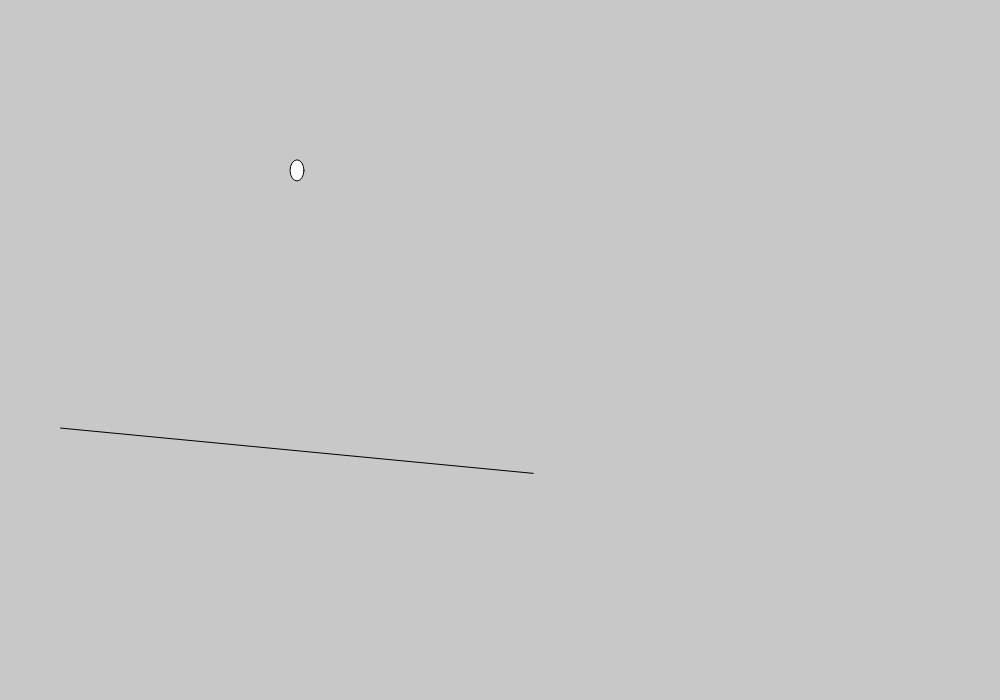
Frame 1 (no input)
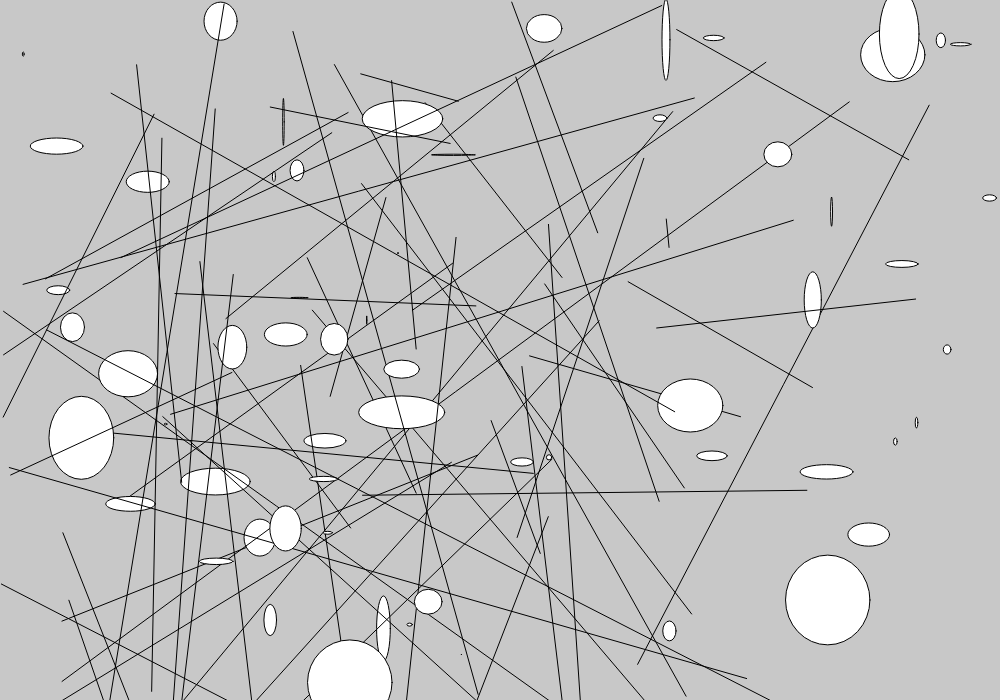
Frame 60 (no input)
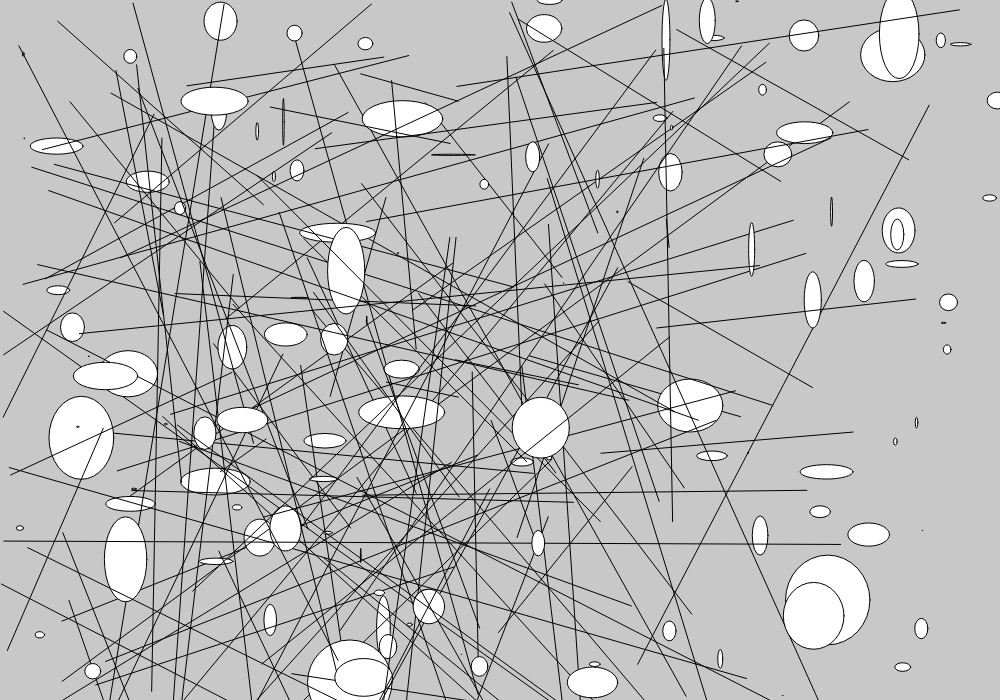
Frame 120 (the mouse pressed at the canvas centre since frame 60)

The p5.js sketch that drew these frames (run headless with seeded random() and noise() and a simulated clock; from frame 60 on, the mouse is pressed at the canvas centre):

// p5.js sketch
// ── sketch.js
var _value;
var myObject; 
var myObjectTwo;
var theValue=[];
var words="";


function setup(){
	createCanvas(1000,700);
	background(200);
	console.log("Final Project");
	textSize(100);
	
	textStyle(BOLD);
	
}

function draw(){
	push();
	flicker(50);
	text(words, 0, height/2);
	pop();
	push();
	balls(random(0,100));
	pop();
	push();
	fill(random(0,255),random(0,255),random(0,255));
	lines();
	pop();
	}
	
	
	
function mouseClicked(){
	
	noLoop();
	splat();

}


function keyTyped() {

	words += String(key);
  	text(words, 0, height/2);
  	stroke(255);
  	ball(_value);

  	myObjectTwo = new Shape(_value,theValue);
	myObjectTwo.display();
	myObjectTwo.color();
  
	
	if(key==='a'){

	
		
		console.log("a");
		_value=random(1,100);
		//ball(_value);
		console.log(_value);
		append(theValue,_value);

	}
	  if(key==='b'){
	 	console.log("b");
		_value=random(1,100);
		console.log(_value);
		append(theValue,_value);}
		//ball(_value);
	if (key ==='c'){
		_value=random(1,100);
		console.log('c');
		console.log(_value);
		append(theValue,_value);
	}
	if (key==='d'){
		console.log('d');
		_value=random(1,100);
		console.log(_value);
		append(theValue,_value);}
	
	if (key==='e'){
			console.log('e');
		_value=random(1,100);
		console.log(_value);
		append(theValue,_value);}
	if(key==='f'){
				console.log('f');
		_value=random(1,100);
		console.log(_value);
		append(theValue,_value);}
	
	if(key==='g'){
				console.log('g');
				_value=random(1,100);
				console.log(_value);
				append(theValue,_value);}
	
	if(key==='h'){
				console.log('h');
		_value=random(1,100);
		console.log(_value);
		append(theValue,_value);}
	
	if(key==='i'){
				console.log('i');
		_value=random(1,100);
		console.log(_value);
		append(theValue,_value);}
	
	if(key==='j'){
				console.log('j');
		_value=random(1,100);
		console.log(_value);
		append(theValue,_value);}
	
	if(key==='k'){
				console.log('k');
		_value=random(1,100);
			console.log(_value);
		append(theValue,_value);}
	if(key==='l'){
		console.log('l');
		_value=random(1,100);
			console.log(_value);
		append(theValue,_value);
	}
	if(key==='m'){
		console.log('m');
		_value=random(1,100);
			console.log(_value);
		append(theValue,_value);
	}if(key==='n'){
		console.log('n');
		_value=random(1,100);
			console.log(_value);
		append(theValue,_value);}

	if(key==='o'){
		console.log('o');
		_value=random(1,100);
			console.log(_value);
		append(theValue,_value);
	}if(key==='p'){
		console.log('p');
		_value=random(1,100);
			console.log(_value);
		append(theValue,_value);
	}if(key==='q'){
		console.log('q');
		_value=random(1,100);
			console.log(_value);
		append(theValue,_value);	}
	if(key==='r'){
		console.log('r');
		_value=random(1,100);
			console.log(_value);
		append(theValue,_value);
	}if(key==='s'){
		console.log('s');
		_value=random(1,100);
			console.log(_value);
		append(theValue,_value);
	}if(key==='t'){
		console.log('t');
		_value=random(1,100);
			console.log(_value);
		append(theValue,_value);
	}if(key==='u'){
		console.log('u');
		_value=random(1,100);
			console.log(_value);
		append(theValue,_value);
	}if(key==='v'){
		console.log('v');
		_value=random(1,100);
			console.log(_value);
		append(theValue,_value);	}
	if(key==='w'){
		console.log('w');
		_value=random(1,100);
			console.log(_value);
		append(theValue,_value);
	}
	if(key==='x'){
		console.log('x');
		_value=random(1,100);
			console.log(_value);
		append(theValue,_value);
	}if(key==='y'){
		console.log('y');
		_value=random(1,100);
			console.log(_value);
		append(theValue,_value);	}
		if(key==='z'){
		console.log('z');
		_value=random(1,100);
			console.log(_value);
		append(theValue,_value);
	}

}

function Shape(_value,theValue){

	this.value=_value;
	this.theValue=theValue;
	this.display = function(){
		
		
		rect(random(0, width),random(0, height),this.value,this.value);
		ellipse(random(0, width),random(0, height),this.value,this.value);
	}
	this.color= function(){
		flicker();
		
	}
	

};

function ball(_value) {
  var color = random(0,255);
  fill(_value + random(0, 50), color + random(0, 50), color + random(0, 50));
  var x = random(0, width);
  var y = random(0, height);


  ellipse(x, y, _value, _value);

};
function flicker(){

	var color = random(0,255);
  fill(_value + random(0, 50), color + random(0, 50), color + random(0, 50));
}

function balls(_value){

	ellipse(random(0,width),random(0,height),random(0,_value),random(0,_value));
	
}

function lines(){
	line(random(0,width),random(0,width),random(0,height),random(0,height));


}

function splat(){

	for (i=0;i<theValue.length;i++){
			var color = random(200,255);
  		fill(color + random(0, 50), color + random(0, 50), color + random(0, 50));
		
		ellipse(random(theValue[i],width),random(theValue[i],height),theValue[i]/4,theValue[i]/4);
		ellipse(random(theValue[i],width),random(theValue[i],height),theValue[i]/3,theValue[i]/3);
		ellipse(random(theValue[i],width),random(theValue[i],height),theValue[i]/2,theValue[i]/2);
		ellipse(random(theValue[i],width),random(theValue[i],height),theValue[i]/10,theValue[i]/10);
		rect(random(theValue[i],width),random(theValue[i],height),theValue[i]/2,theValue[i]/2);
		curve(random(0,width),random(0,width),random(0,height),random(0,width),random(0,width),random(0,height),width/2,height/2);
	}
}
